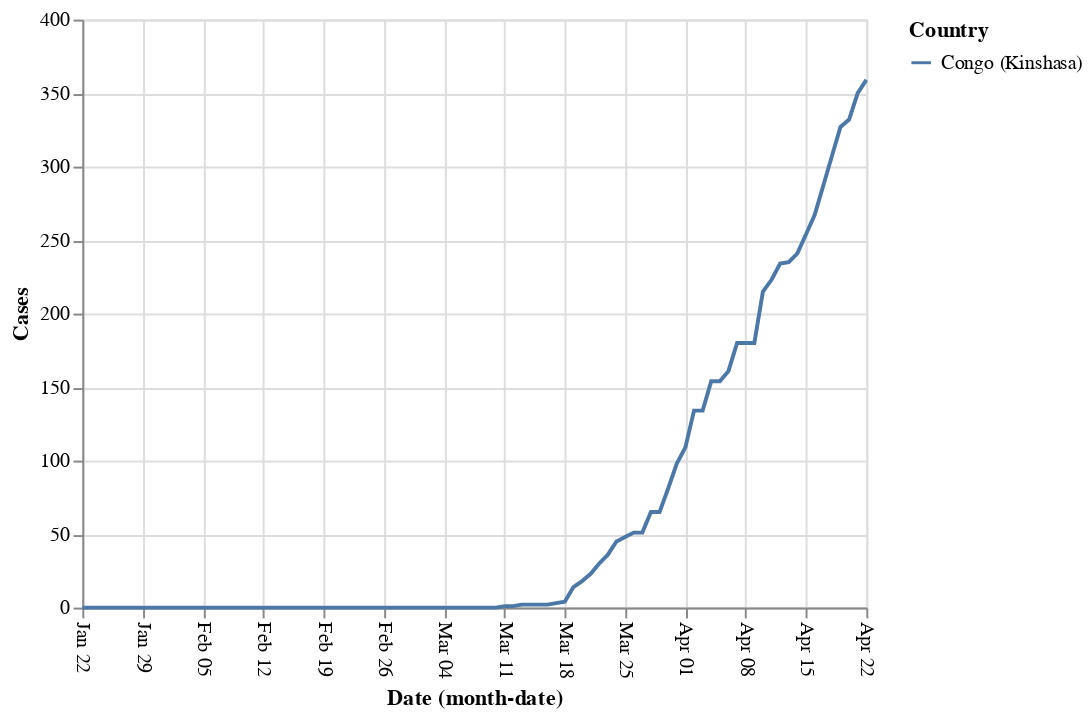

Notebook source saved alongside this figure:
### Code cell
alt.Chart(covid19[covid19.Country.isin(['Congo (Kinshasa)'])]
         ).mark_line().encode(x=alt.X('monthdate(Date)', 
                                                  axis=alt.Axis(labelAngle=90)), 
                                         y='Cases', color='Country')

### Figure 1 — Vega-Lite specification as saved in the notebook (floating-point values rounded to 4 significant figures)
{"config": {"view": {"continuousWidth": 400, "continuousHeight": 300}}, "data": {"name": "data-24fbe54d37d7e3c8db21e35bde69128a"}, "mark": "line", "encoding": {"color": {"type": "nominal", "field": "Country"}, "x": {"type": "temporal", "axis": {"labelAngle": 90}, "field": "Date", "timeUnit": "monthdate"}, "y": {"type": "quantitative", "field": "Cases"}}, "$schema": "https://vega.github.io/schema/vega-lite/v4.0.2.json", "datasets": {"data-24fbe54d37d7e3c8db21e35bde69128a": [{"Country": "Congo (Kinshasa)", "Cases": 0, "Date": "2020-01-22T00:00:00"}, {"Country": "Congo (Kinshasa)", "Cases": 0, "Date": "2020-01-23T00:00:00"}, {"Country": "Congo (Kinshasa)", "Cases": 0, "Date": "2020-01-24T00:00:00"}, {"Country": "Congo (Kinshasa)", "Cases": 0, "Date": "2020-01-25T00:00:00"}, {"Country": "Congo (Kinshasa)", "Cases": 0, "Date": "2020-01-26T00:00:00"}, {"Country": "Congo (Kinshasa)", "Cases": 0, "Date": "2020-01-27T00:00:00"}, {"Country": "Congo (Kinshasa)", "Cases": 0, "Date": "2020-01-28T00:00:00"}, {"Country": "Congo (Kinshasa)", "Cases": 0, "Date": "2020-01-29T00:00:00"}, {"Country": "Congo (Kinshasa)", "Cases": 0, "Date": "2020-01-30T00:00:00"}, {"Country": "Congo (Kinshasa)", "Cases": 0, "Date": "2020-01-31T00:00:00"}, {"Country": "Congo (Kinshasa)", "Cases": 0, "Date": "2020-02-01T00:00:00"}, {"Country": "Congo (Kinshasa)", "Cases": 0, "Date": "2020-02-02T00:00:00"}, {"Country": "Congo (Kinshasa)", "Cases": 0, "Date": "2020-02-03T00:00:00"}, {"Country": "Congo (Kinshasa)", "Cases": 0, "Date": "2020-02-04T00:00:00"}, {"Country": "Congo (Kinshasa)", "Cases": 0, "Date": "2020-02-05T00:00:00"}, {"Country": "Congo (Kinshasa)", "Cases": 0, "Date": "2020-02-06T00:00:00"}, {"Country": "Congo (Kinshasa)", "Cases": 0, "Date": "2020-02-07T00:00:00"}, {"Country": "Congo (Kinshasa)", "Cases": 0, "Date": "2020-02-08T00:00:00"}, {"Country": "Congo (Kinshasa)", "Cases": 0, "Date": "2020-02-09T00:00:00"}, {"Country": "Congo (Kinshasa)", "Cases": 0, "Date": "2020-02-10T00:00:00"}, {"Country": "Congo (Kinshasa)", "Cases": 0, "Date": "2020-02-11T00:00:00"}, {"Country": "Congo (Kinshasa)", "Cases": 0, "Date": "2020-02-12T00:00:00"}, {"Country": "Congo (Kinshasa)", "Cases": 0, "Date": "2020-02-13T00:00:00"}, {"Country": "Congo (Kinshasa)", "Cases": 0, "Date": "2020-02-14T00:00:00"}, {"Country": "Congo (Kinshasa)", "Cases": 0, "Date": "2020-02-15T00:00:00"}, {"Country": "Congo (Kinshasa)", "Cases": 0, "Date": "2020-02-16T00:00:00"}, {"Country": "Congo (Kinshasa)", "Cases": 0, "Date": "2020-02-17T00:00:00"}, {"Country": "Congo (Kinshasa)", "Cases": 0, "Date": "2020-02-18T00:00:00"}, {"Country": "Congo (Kinshasa)", "Cases": 0, "Date": "2020-02-19T00:00:00"}, {"Country": "Congo (Kinshasa)", "Cases": 0, "Date": "2020-02-20T00:00:00"}, {"Country": "Congo (Kinshasa)", "Cases": 0, "Date": "2020-02-21T00:00:00"}, {"Country": "Congo (Kinshasa)", "Cases": 0, "Date": "2020-02-22T00:00:00"}, {"Country": "Congo (Kinshasa)", "Cases": 0, "Date": "2020-02-23T00:00:00"}, {"Country": "Congo (Kinshasa)", "Cases": 0, "Date": "2020-02-24T00:00:00"}, {"Country": "Congo (Kinshasa)", "Cases": 0, "Date": "2020-02-25T00:00:00"}, {"Country": "Congo (Kinshasa)", "Cases": 0, "Date": "2020-02-26T00:00:00"}, {"Country": "Congo (Kinshasa)", "Cases": 0, "Date": "2020-02-27T00:00:00"}, {"Country": "Congo (Kinshasa)", "Cases": 0, "Date": "2020-02-28T00:00:00"}, {"Country": "Congo (Kinshasa)", "Cases": 0, "Date": "2020-02-29T00:00:00"}, {"Country": "Congo (Kinshasa)", "Cases": 0, "Date": "2020-03-01T00:00:00"}, {"Country": "Congo (Kinshasa)", "Cases": 0, "Date": "2020-03-02T00:00:00"}, {"Country": "Congo (Kinshasa)", "Cases": 0, "Date": "2020-03-03T00:00:00"}, {"Country": "Congo (Kinshasa)", "Cases": 0, "Date": "2020-03-04T00:00:00"}, {"Country": "Congo (Kinshasa)", "Cases": 0, "Date": "2020-03-05T00:00:00"}, {"Country": "Congo (Kinshasa)", "Cases": 0, "Date": "2020-03-06T00:00:00"}, {"Country": "Congo (Kinshasa)", "Cases": 0, "Date": "2020-03-07T00:00:00"}, {"Country": "Congo (Kinshasa)", "Cases": 0, "Date": "2020-03-08T00:00:00"}, {"Country": "Congo (Kinshasa)", "Cases": 0, "Date": "2020-03-09T00:00:00"}, {"Country": "Congo (Kinshasa)", "Cases": 0, "Date": "2020-03-10T00:00:00"}, {"Country": "Congo (Kinshasa)", "Cases": 1, "Date": "2020-03-11T00:00:00"}, {"Country": "Congo (Kinshasa)", "Cases": 1, "Date": "2020-03-12T00:00:00"}, {"Country": "Congo (Kinshasa)", "Cases": 2, "Date": "2020-03-13T00:00:00"}, {"Country": "Congo (Kinshasa)", "Cases": 2, "Date": "2020-03-14T00:00:00"}, {"Country": "Congo (Kinshasa)", "Cases": 2, "Date": "2020-03-15T00:00:00"}, {"Country": "Congo (Kinshasa)", "Cases": 2, "Date": "2020-03-16T00:00:00"}, {"Country": "Congo (Kinshasa)", "Cases": 3, "Date": "2020-03-17T00:00:00"}, {"Country": "Congo (Kinshasa)", "Cases": 4, "Date": "2020-03-18T00:00:00"}, {"Country": "Congo (Kinshasa)", "Cases": 14, "Date": "2020-03-19T00:00:00"}, {"Country": "Congo (Kinshasa)", "Cases": 18, "Date": "2020-03-20T00:00:00"}, {"Country": "Congo (Kinshasa)", "Cases": 23, "Date": "2020-03-21T00:00:00"}, {"Country": "Congo (Kinshasa)", "Cases": 30, "Date": "2020-03-22T00:00:00"}, {"Country": "Congo (Kinshasa)", "Cases": 36, "Date": "2020-03-23T00:00:00"}, {"Country": "Congo (Kinshasa)", "Cases": 45, "Date": "2020-03-24T00:00:00"}, {"Country": "Congo (Kinshasa)", "Cases": 48, "Date": "2020-03-25T00:00:00"}, {"Country": "Congo (Kinshasa)", "Cases": 51, "Date": "2020-03-26T00:00:00"}, {"Country": "Congo (Kinshasa)", "Cases": 51, "Date": "2020-03-27T00:00:00"}, {"Country": "Congo (Kinshasa)", "Cases": 65, "Date": "2020-03-28T00:00:00"}, {"Country": "Congo (Kinshasa)", "Cases": 65, "Date": "2020-03-29T00:00:00"}, {"Country": "Congo (Kinshasa)", "Cases": 81, "Date": "2020-03-30T00:00:00"}, {"Country": "Congo (Kinshasa)", "Cases": 98, "Date": "2020-03-31T00:00:00"}, {"Country": "Congo (Kinshasa)", "Cases": 109, "Date": "2020-04-01T00:00:00"}, {"Country": "Congo (Kinshasa)", "Cases": 134, "Date": "2020-04-02T00:00:00"}, {"Country": "Congo (Kinshasa)", "Cases": 134, "Date": "2020-04-03T00:00:00"}, {"Country": "Congo (Kinshasa)", "Cases": 154, "Date": "2020-04-04T00:00:00"}, {"Country": "Congo (Kinshasa)", "Cases": 154, "Date": "2020-04-05T00:00:00"}, {"Country": "Congo (Kinshasa)", "Cases": 161, "Date": "2020-04-06T00:00:00"}, {"Country": "Congo (Kinshasa)", "Cases": 180, "Date": "2020-04-07T00:00:00"}, {"Country": "Congo (Kinshasa)", "Cases": 180, "Date": "2020-04-08T00:00:00"}, {"Country": "Congo (Kinshasa)", "Cases": 180, "Date": "2020-04-09T00:00:00"}, {"Country": "Congo (Kinshasa)", "Cases": 215, "Date": "2020-04-10T00:00:00"}, {"Country": "Congo (Kinshasa)", "Cases": 223, "Date": "2020-04-11T00:00:00"}, {"Country": "Congo (Kinshasa)", "Cases": 234, "Date": "2020-04-12T00:00:00"}, {"Country": "Congo (Kinshasa)", "Cases": 235, "Date": "2020-04-13T00:00:00"}, {"Country": "Congo (Kinshasa)", "Cases": 241, "Date": "2020-04-14T00:00:00"}, {"Country": "Congo (Kinshasa)", "Cases": 254, "Date": "2020-04-15T00:00:00"}, {"Country": "Congo (Kinshasa)", "Cases": 267, "Date": "2020-04-16T00:00:00"}, {"Country": "Congo (Kinshasa)", "Cases": 287, "Date": "2020-04-17T00:00:00"}, {"Country": "Congo (Kinshasa)", "Cases": 307, "Date": "2020-04-18T00:00:00"}, {"Country": "Congo (Kinshasa)", "Cases": 327, "Date": "2020-04-19T00:00:00"}, {"Country": "Congo (Kinshasa)", "Cases": 332, "Date": "2020-04-20T00:00:00"}, {"Country": "Congo (Kinshasa)", "Cases": 350, "Date": "2020-04-21T00:00:00"}, {"Country": "Congo (Kinshasa)", "Cases": 359, "Date": "2020-04-22T00:00:00"}]}}
